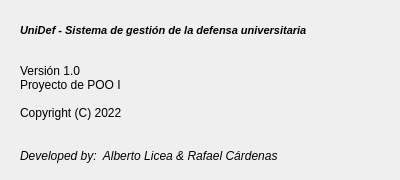
<?xml version="1.0" encoding="UTF-8"?>
<ui version="4.0">
 <class>Dialog</class>
 <widget class="QDialog" name="Dialog">
  <property name="geometry">
   <rect>
    <x>0</x>
    <y>0</y>
    <width>400</width>
    <height>180</height>
   </rect>
  </property>
  <property name="minimumSize">
   <size>
    <width>400</width>
    <height>180</height>
   </size>
  </property>
  <property name="maximumSize">
   <size>
    <width>400</width>
    <height>180</height>
   </size>
  </property>
  <property name="windowTitle">
   <string>About</string>
  </property>
  <widget class="QLabel" name="label_2">
   <property name="geometry">
    <rect>
     <x>20</x>
     <y>51</y>
     <width>121</width>
     <height>81</height>
    </rect>
   </property>
   <property name="text">
    <string>Versión 1.0
Proyecto de POO I

Copyright (C) 2022 </string>
   </property>
  </widget>
  <widget class="QLabel" name="label_1">
   <property name="geometry">
    <rect>
     <x>20</x>
     <y>10</y>
     <width>361</width>
     <height>41</height>
    </rect>
   </property>
   <property name="font">
    <font>
     <pointsize>8</pointsize>
     <weight>75</weight>
     <italic>true</italic>
     <bold>true</bold>
    </font>
   </property>
   <property name="text">
    <string>UniDef - Sistema de gestión de la defensa universitaria</string>
   </property>
  </widget>
  <widget class="QLabel" name="lb_contact">
   <property name="geometry">
    <rect>
     <x>20</x>
     <y>140</y>
     <width>281</width>
     <height>31</height>
    </rect>
   </property>
   <property name="font">
    <font>
     <italic>true</italic>
    </font>
   </property>
   <property name="cursor">
    <cursorShape>WhatsThisCursor</cursorShape>
   </property>
   <property name="text">
    <string>Developed by:  Alberto Licea &amp; Rafael Cárdenas</string>
   </property>
  </widget>
 </widget>
 <resources/>
 <connections/>
</ui>
